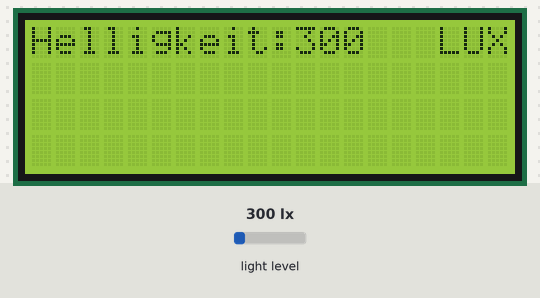
A sketch run on a simulated Arduino Uno, built with avr-gcc and run on an emulated ATmega328P. Parts: 20×4 character LCD. Inputs (shaded band) come from the test bench; at power-on: light level 300 lx. What the sketch prints to the serial monitor is not drawn.

Above: at 1.2 s.
1.3 s: light level set to 40 lx
At 2.9 s:
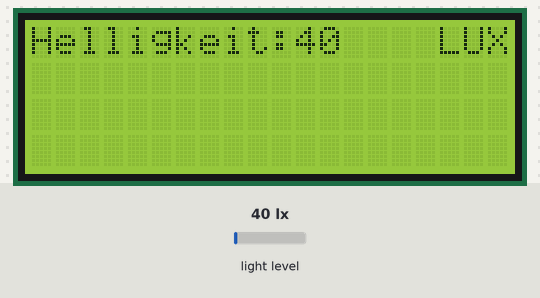
5.4 s: light level set to 500 lx
At 7.0 s:
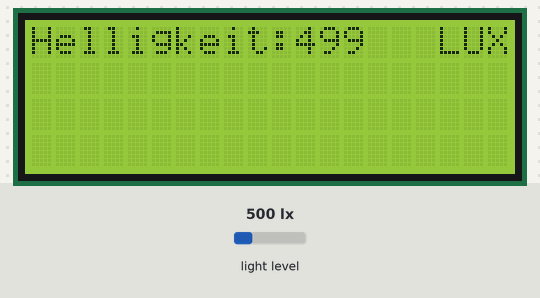
8.7 s: light level set to 1000 lx
At 10.0 s:
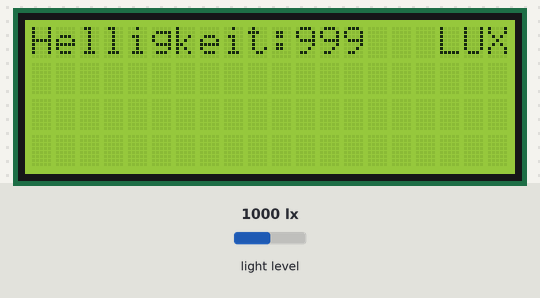
Timing chart, 0 to 11.7 s (numbered marks = the images above; inputs shaded):
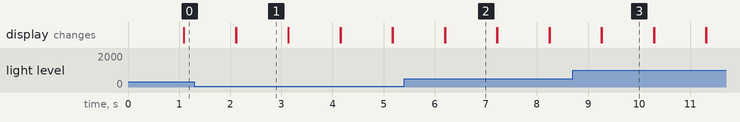

The sketch:

Lichtsensor_mit_Display.ino
```cpp
// Bibliotecas
 #include <Wire.h>
 #include <BH1750.h>
 #include <LiquidCrystal_I2C.h>
 LiquidCrystal_I2C lcd (0x27,20,4);

 // definiçao de objeto
 BH1750 sensor;

void setup()
{
  //Serielle Übertragung an den Arduino
  Serial.begin(9600);
  Wire.begin();
  sensor.begin();                                           //Sensorstart
  Serial.println("Lichtintensität gemessen von: BH1750 ");  //Gibt in Konsole Text aus 1 malig
  lcd.begin(20,4);
  lcd.setBacklight(HIGH);
}

void loop()
{
  unsigned lux = sensor.readLightLevel(); //Auslesen des Sensors
  //Anzeige aud Display
  lcd.setCursor(11,0);
  lcd.print(lux);
  lcd.setCursor(17,0);
  lcd.print("LUX");

  //Anzeige in Konsole
  Serial.print(" Lichtintensität: ");
  Serial.print(lux);
  Serial.println(" Lux ");
  delay(1000);

  lcd.clear();                            //Display löschen

  lcd.setCursor(0,0);
  lcd.print("Helligkeit:");
}
```

Measured:
- after the input at 1.3 s, the display: first differs from a run without the input after 0.82 s (image 1)
- after the input at 5.4 s, the display: first differs from a run without the input after 0.80 s (image 2)
- after the input at 8.7 s, the display: first differs from a run without the input after 0.57 s (image 3)
- what the display in image 1 shows lasts 1.0 s, from 2.1 s to 3.1 s
